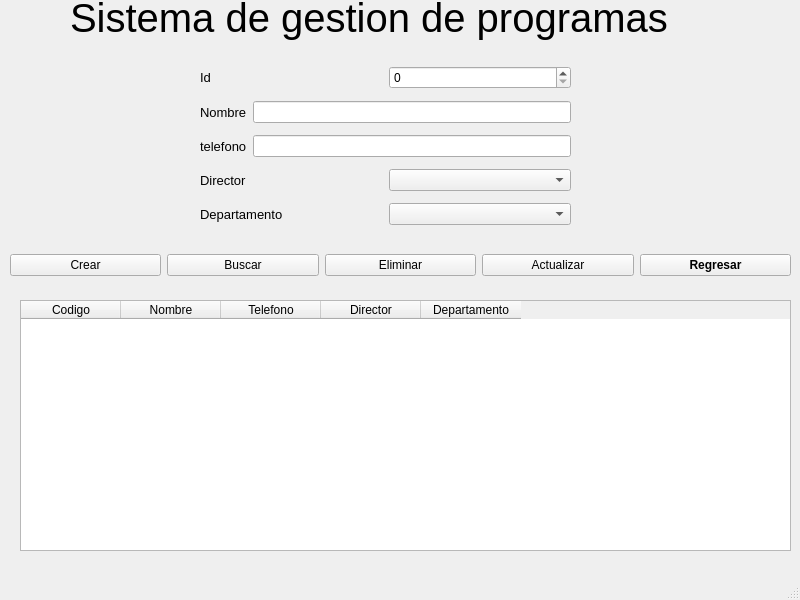
<?xml version="1.0" encoding="UTF-8"?>
<ui version="4.0">
 <class>MainWindow</class>
 <widget class="QMainWindow" name="MainWindow">
  <property name="geometry">
   <rect>
    <x>0</x>
    <y>0</y>
    <width>800</width>
    <height>600</height>
   </rect>
  </property>
  <property name="windowTitle">
   <string>Programas</string>
  </property>
  <widget class="QWidget" name="centralwidget">
   <widget class="QTableWidget" name="tabla">
    <property name="geometry">
     <rect>
      <x>20</x>
      <y>300</y>
      <width>771</width>
      <height>251</height>
     </rect>
    </property>
    <property name="sizeAdjustPolicy">
     <enum>QAbstractScrollArea::AdjustToContentsOnFirstShow</enum>
    </property>
    <column>
     <property name="text">
      <string>Codigo</string>
     </property>
    </column>
    <column>
     <property name="text">
      <string>Nombre</string>
     </property>
    </column>
    <column>
     <property name="text">
      <string>Telefono</string>
     </property>
    </column>
    <column>
     <property name="text">
      <string>Director</string>
     </property>
    </column>
    <column>
     <property name="text">
      <string>Departamento</string>
     </property>
    </column>
   </widget>
   <widget class="QWidget" name="horizontalLayoutWidget_5">
    <property name="geometry">
     <rect>
      <x>10</x>
      <y>240</y>
      <width>781</width>
      <height>51</height>
     </rect>
    </property>
    <layout class="QHBoxLayout" name="horizontalLayout_6">
     <item>
      <widget class="QPushButton" name="Bcrear">
       <property name="text">
        <string>Crear</string>
       </property>
      </widget>
     </item>
     <item>
      <widget class="QPushButton" name="Bbuscar">
       <property name="text">
        <string>Buscar</string>
       </property>
      </widget>
     </item>
     <item>
      <widget class="QPushButton" name="Beliminar">
       <property name="text">
        <string>Eliminar</string>
       </property>
      </widget>
     </item>
     <item>
      <widget class="QPushButton" name="Bactualizar">
       <property name="text">
        <string>Actualizar</string>
       </property>
      </widget>
     </item>
     <item>
      <widget class="QPushButton" name="Bregresar">
       <property name="font">
        <font>
         <weight>75</weight>
         <bold>true</bold>
        </font>
       </property>
       <property name="text">
        <string>Regresar</string>
       </property>
      </widget>
     </item>
    </layout>
   </widget>
   <widget class="QWidget" name="verticalLayoutWidget">
    <property name="geometry">
     <rect>
      <x>200</x>
      <y>60</y>
      <width>371</width>
      <height>171</height>
     </rect>
    </property>
    <layout class="QVBoxLayout" name="verticalLayout">
     <item>
      <layout class="QHBoxLayout" name="horizontalLayout">
       <item>
        <widget class="QLabel" name="label_2">
         <property name="font">
          <font>
           <pointsize>10</pointsize>
          </font>
         </property>
         <property name="text">
          <string>Id</string>
         </property>
        </widget>
       </item>
       <item>
        <widget class="QSpinBox" name="Sid"/>
       </item>
      </layout>
     </item>
     <item>
      <layout class="QHBoxLayout" name="horizontalLayout_4">
       <item>
        <widget class="QLabel" name="label_3">
         <property name="font">
          <font>
           <pointsize>10</pointsize>
          </font>
         </property>
         <property name="text">
          <string>Nombre</string>
         </property>
        </widget>
       </item>
       <item>
        <widget class="QLineEdit" name="Lnombre"/>
       </item>
      </layout>
     </item>
     <item>
      <layout class="QHBoxLayout" name="horizontalLayout_5">
       <item>
        <widget class="QLabel" name="label_6">
         <property name="font">
          <font>
           <pointsize>10</pointsize>
          </font>
         </property>
         <property name="text">
          <string>telefono</string>
         </property>
        </widget>
       </item>
       <item>
        <widget class="QLineEdit" name="Ltelefono"/>
       </item>
      </layout>
     </item>
     <item>
      <layout class="QHBoxLayout" name="horizontalLayout_3">
       <item>
        <widget class="QLabel" name="label_5">
         <property name="font">
          <font>
           <pointsize>10</pointsize>
          </font>
         </property>
         <property name="text">
          <string>Director</string>
         </property>
        </widget>
       </item>
       <item>
        <widget class="QComboBox" name="Cdirector"/>
       </item>
      </layout>
     </item>
     <item>
      <layout class="QHBoxLayout" name="horizontalLayout_7">
       <item>
        <widget class="QLabel" name="label_7">
         <property name="font">
          <font>
           <pointsize>10</pointsize>
          </font>
         </property>
         <property name="text">
          <string>Departamento</string>
         </property>
        </widget>
       </item>
       <item>
        <widget class="QComboBox" name="Cdepartamento"/>
       </item>
      </layout>
     </item>
    </layout>
   </widget>
   <widget class="QLabel" name="label">
    <property name="geometry">
     <rect>
      <x>70</x>
      <y>-10</y>
      <width>671</width>
      <height>56</height>
     </rect>
    </property>
    <property name="font">
     <font>
      <pointsize>30</pointsize>
     </font>
    </property>
    <property name="text">
     <string>Sistema de gestion de programas</string>
    </property>
   </widget>
  </widget>
  <widget class="QMenuBar" name="menubar">
   <property name="geometry">
    <rect>
     <x>0</x>
     <y>0</y>
     <width>800</width>
     <height>21</height>
    </rect>
   </property>
  </widget>
  <widget class="QStatusBar" name="statusbar"/>
 </widget>
 <resources/>
 <connections/>
</ui>
